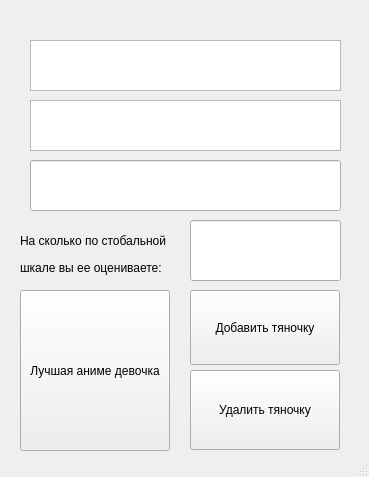
<?xml version="1.0" encoding="UTF-8"?>
<ui version="4.0">
 <class>MainWindow</class>
 <widget class="QMainWindow" name="MainWindow">
  <property name="geometry">
   <rect>
    <x>0</x>
    <y>0</y>
    <width>369</width>
    <height>477</height>
   </rect>
  </property>
  <property name="sizePolicy">
   <sizepolicy hsizetype="Preferred" vsizetype="Ignored">
    <horstretch>0</horstretch>
    <verstretch>0</verstretch>
   </sizepolicy>
  </property>
  <property name="minimumSize">
   <size>
    <width>369</width>
    <height>477</height>
   </size>
  </property>
  <property name="maximumSize">
   <size>
    <width>369</width>
    <height>477</height>
   </size>
  </property>
  <property name="windowTitle">
   <string>БД</string>
  </property>
  <widget class="QWidget" name="centralwidget">
   <widget class="QPushButton" name="del">
    <property name="geometry">
     <rect>
      <x>190</x>
      <y>370</y>
      <width>150</width>
      <height>80</height>
     </rect>
    </property>
    <property name="text">
     <string>Удалить тяночку</string>
    </property>
   </widget>
   <widget class="QPushButton" name="add">
    <property name="geometry">
     <rect>
      <x>190</x>
      <y>290</y>
      <width>150</width>
      <height>75</height>
     </rect>
    </property>
    <property name="text">
     <string>Добавить тяночку</string>
    </property>
   </widget>
   <widget class="QPushButton" name="best">
    <property name="geometry">
     <rect>
      <x>20</x>
      <y>290</y>
      <width>150</width>
      <height>161</height>
     </rect>
    </property>
    <property name="text">
     <string>Лучшая аниме девочка</string>
    </property>
   </widget>
   <widget class="QLineEdit" name="name">
    <property name="geometry">
     <rect>
      <x>30</x>
      <y>160</y>
      <width>311</width>
      <height>51</height>
     </rect>
    </property>
    <property name="text">
     <string/>
    </property>
   </widget>
   <widget class="QLineEdit" name="ball">
    <property name="geometry">
     <rect>
      <x>190</x>
      <y>220</y>
      <width>151</width>
      <height>61</height>
     </rect>
    </property>
    <property name="text">
     <string/>
    </property>
   </widget>
   <widget class="QLabel" name="txt">
    <property name="geometry">
     <rect>
      <x>20</x>
      <y>220</y>
      <width>331</width>
      <height>41</height>
     </rect>
    </property>
    <property name="text">
     <string>На сколько по стобальной</string>
    </property>
   </widget>
   <widget class="QLabel" name="txt2">
    <property name="geometry">
     <rect>
      <x>20</x>
      <y>260</y>
      <width>171</width>
      <height>16</height>
     </rect>
    </property>
    <property name="text">
     <string>шкале вы ее оцениваете:</string>
    </property>
   </widget>
   <widget class="QTextBrowser" name="textBrowser">
    <property name="geometry">
     <rect>
      <x>30</x>
      <y>40</y>
      <width>311</width>
      <height>51</height>
     </rect>
    </property>
   </widget>
   <widget class="QTextBrowser" name="textBrowser_2">
    <property name="geometry">
     <rect>
      <x>30</x>
      <y>100</y>
      <width>311</width>
      <height>51</height>
     </rect>
    </property>
   </widget>
  </widget>
  <widget class="QStatusBar" name="statusbar"/>
 </widget>
 <resources/>
 <connections/>
</ui>
